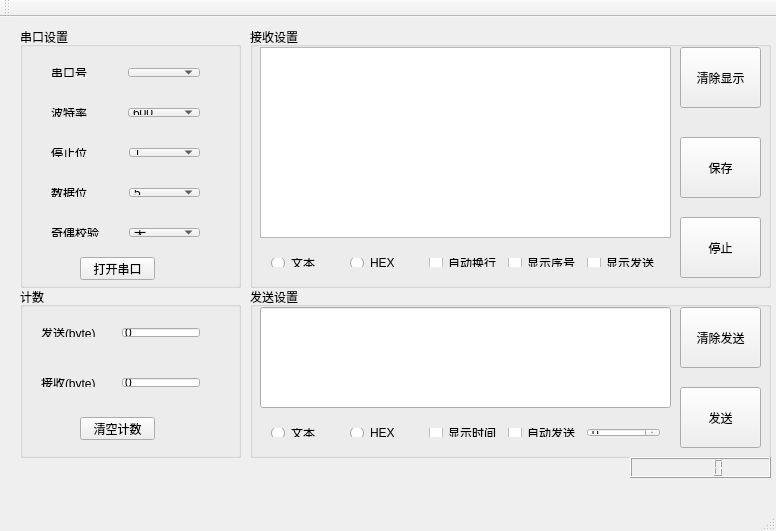
<?xml version="1.0" encoding="UTF-8"?>
<ui version="4.0">
 <class>MainWindow</class>
 <widget class="QMainWindow" name="MainWindow">
  <property name="geometry">
   <rect>
    <x>0</x>
    <y>0</y>
    <width>776</width>
    <height>531</height>
   </rect>
  </property>
  <property name="windowTitle">
   <string>MainWindow</string>
  </property>
  <widget class="QWidget" name="centralWidget">
   <widget class="QGroupBox" name="groupBox">
    <property name="geometry">
     <rect>
      <x>20</x>
      <y>10</y>
      <width>221</width>
      <height>261</height>
     </rect>
    </property>
    <property name="title">
     <string>串口设置</string>
    </property>
    <widget class="QWidget" name="horizontalLayoutWidget">
     <property name="geometry">
      <rect>
       <x>20</x>
       <y>30</y>
       <width>171</width>
       <height>31</height>
      </rect>
     </property>
     <layout class="QHBoxLayout" name="horizontalLayout">
      <item>
       <widget class="QLabel" name="label">
        <property name="text">
         <string>串口号</string>
        </property>
       </widget>
      </item>
      <item>
       <widget class="QComboBox" name="PortBox"/>
      </item>
     </layout>
    </widget>
    <widget class="QWidget" name="horizontalLayoutWidget_2">
     <property name="geometry">
      <rect>
       <x>20</x>
       <y>70</y>
       <width>171</width>
       <height>31</height>
      </rect>
     </property>
     <layout class="QHBoxLayout" name="horizontalLayout_2">
      <item>
       <widget class="QLabel" name="label_2">
        <property name="text">
         <string>波特率     </string>
        </property>
       </widget>
      </item>
      <item>
       <widget class="QComboBox" name="BaudBox">
        <item>
         <property name="text">
          <string>600</string>
         </property>
        </item>
        <item>
         <property name="text">
          <string>1200</string>
         </property>
        </item>
        <item>
         <property name="text">
          <string>1800</string>
         </property>
        </item>
        <item>
         <property name="text">
          <string>2400</string>
         </property>
        </item>
        <item>
         <property name="text">
          <string>4800</string>
         </property>
        </item>
        <item>
         <property name="text">
          <string>9600</string>
         </property>
        </item>
        <item>
         <property name="text">
          <string>14400</string>
         </property>
        </item>
        <item>
         <property name="text">
          <string>19200</string>
         </property>
        </item>
        <item>
         <property name="text">
          <string>38400</string>
         </property>
        </item>
        <item>
         <property name="text">
          <string>56000</string>
         </property>
        </item>
        <item>
         <property name="text">
          <string>57600</string>
         </property>
        </item>
        <item>
         <property name="text">
          <string>76800</string>
         </property>
        </item>
        <item>
         <property name="text">
          <string>115200</string>
         </property>
        </item>
        <item>
         <property name="text">
          <string>128000</string>
         </property>
        </item>
        <item>
         <property name="text">
          <string>256000</string>
         </property>
        </item>
       </widget>
      </item>
     </layout>
    </widget>
    <widget class="QWidget" name="horizontalLayoutWidget_3">
     <property name="geometry">
      <rect>
       <x>20</x>
       <y>110</y>
       <width>171</width>
       <height>31</height>
      </rect>
     </property>
     <layout class="QHBoxLayout" name="horizontalLayout_3">
      <item>
       <widget class="QLabel" name="label_3">
        <property name="text">
         <string>停止位</string>
        </property>
       </widget>
      </item>
      <item>
       <widget class="QComboBox" name="StopBox">
        <item>
         <property name="text">
          <string>1</string>
         </property>
        </item>
        <item>
         <property name="text">
          <string>2</string>
         </property>
        </item>
       </widget>
      </item>
     </layout>
    </widget>
    <widget class="QWidget" name="horizontalLayoutWidget_4">
     <property name="geometry">
      <rect>
       <x>20</x>
       <y>150</y>
       <width>171</width>
       <height>31</height>
      </rect>
     </property>
     <layout class="QHBoxLayout" name="horizontalLayout_4">
      <item>
       <widget class="QLabel" name="label_4">
        <property name="text">
         <string>数据位</string>
        </property>
       </widget>
      </item>
      <item>
       <widget class="QComboBox" name="DataBox">
        <item>
         <property name="text">
          <string>5</string>
         </property>
        </item>
        <item>
         <property name="text">
          <string>6</string>
         </property>
        </item>
        <item>
         <property name="text">
          <string>7</string>
         </property>
        </item>
        <item>
         <property name="text">
          <string>8</string>
         </property>
        </item>
       </widget>
      </item>
     </layout>
    </widget>
    <widget class="QWidget" name="horizontalLayoutWidget_5">
     <property name="geometry">
      <rect>
       <x>20</x>
       <y>190</y>
       <width>171</width>
       <height>31</height>
      </rect>
     </property>
     <layout class="QHBoxLayout" name="horizontalLayout_5">
      <item>
       <widget class="QLabel" name="label_5">
        <property name="text">
         <string>奇偶校验</string>
        </property>
       </widget>
      </item>
      <item>
       <widget class="QComboBox" name="ParityBox">
        <item>
         <property name="text">
          <string>无</string>
         </property>
        </item>
       </widget>
      </item>
     </layout>
    </widget>
    <widget class="QPushButton" name="openButton">
     <property name="geometry">
      <rect>
       <x>60</x>
       <y>230</y>
       <width>75</width>
       <height>23</height>
      </rect>
     </property>
     <property name="text">
      <string>打开串口</string>
     </property>
    </widget>
   </widget>
   <widget class="QGroupBox" name="groupBox_3">
    <property name="geometry">
     <rect>
      <x>250</x>
      <y>270</y>
      <width>521</width>
      <height>171</height>
     </rect>
    </property>
    <property name="title">
     <string>发送设置</string>
    </property>
    <widget class="QLineEdit" name="lineEdit">
     <property name="geometry">
      <rect>
       <x>10</x>
       <y>20</y>
       <width>411</width>
       <height>101</height>
      </rect>
     </property>
    </widget>
    <widget class="QWidget" name="horizontalLayoutWidget_9">
     <property name="geometry">
      <rect>
       <x>10</x>
       <y>130</y>
       <width>411</width>
       <height>31</height>
      </rect>
     </property>
     <layout class="QHBoxLayout" name="horizontalLayout_9">
      <item>
       <widget class="QRadioButton" name="sTextRadio">
        <property name="text">
         <string>文本</string>
        </property>
       </widget>
      </item>
      <item>
       <widget class="QRadioButton" name="sHexRadio">
        <property name="text">
         <string>HEX</string>
        </property>
       </widget>
      </item>
      <item>
       <widget class="QCheckBox" name="showTimeCB">
        <property name="text">
         <string>显示时间</string>
        </property>
       </widget>
      </item>
      <item>
       <widget class="QCheckBox" name="autoSendCB">
        <property name="text">
         <string>自动发送</string>
        </property>
       </widget>
      </item>
      <item>
       <widget class="QSpinBox" name="timeSpinBox"/>
      </item>
     </layout>
    </widget>
    <widget class="QPushButton" name="s_clearButton">
     <property name="geometry">
      <rect>
       <x>430</x>
       <y>20</y>
       <width>81</width>
       <height>61</height>
      </rect>
     </property>
     <property name="text">
      <string>清除发送</string>
     </property>
    </widget>
    <widget class="QPushButton" name="sendButton">
     <property name="geometry">
      <rect>
       <x>430</x>
       <y>100</y>
       <width>81</width>
       <height>61</height>
      </rect>
     </property>
     <property name="text">
      <string>发送</string>
     </property>
    </widget>
   </widget>
   <widget class="QGroupBox" name="groupBox_4">
    <property name="geometry">
     <rect>
      <x>250</x>
      <y>10</y>
      <width>521</width>
      <height>261</height>
     </rect>
    </property>
    <property name="title">
     <string>接收设置</string>
    </property>
    <widget class="QTextBrowser" name="textBrowser">
     <property name="geometry">
      <rect>
       <x>10</x>
       <y>20</y>
       <width>411</width>
       <height>191</height>
      </rect>
     </property>
    </widget>
    <widget class="QWidget" name="horizontalLayoutWidget_6">
     <property name="geometry">
      <rect>
       <x>10</x>
       <y>220</y>
       <width>411</width>
       <height>31</height>
      </rect>
     </property>
     <layout class="QHBoxLayout" name="horizontalLayout_6">
      <item>
       <widget class="QRadioButton" name="rTextRadio">
        <property name="text">
         <string>文本</string>
        </property>
       </widget>
      </item>
      <item>
       <widget class="QRadioButton" name="rHexRadio">
        <property name="text">
         <string>HEX</string>
        </property>
       </widget>
      </item>
      <item>
       <widget class="QCheckBox" name="autoLineCB">
        <property name="text">
         <string>自动换行</string>
        </property>
       </widget>
      </item>
      <item>
       <widget class="QCheckBox" name="showNumCB">
        <property name="text">
         <string>显示序号</string>
        </property>
       </widget>
      </item>
      <item>
       <widget class="QCheckBox" name="reDisplay">
        <property name="text">
         <string>显示发送</string>
        </property>
       </widget>
      </item>
     </layout>
    </widget>
    <widget class="QPushButton" name="r_clearButton">
     <property name="geometry">
      <rect>
       <x>430</x>
       <y>20</y>
       <width>81</width>
       <height>61</height>
      </rect>
     </property>
     <property name="text">
      <string>清除显示</string>
     </property>
    </widget>
    <widget class="QPushButton" name="saveButton">
     <property name="geometry">
      <rect>
       <x>430</x>
       <y>110</y>
       <width>81</width>
       <height>61</height>
      </rect>
     </property>
     <property name="text">
      <string>保存</string>
     </property>
    </widget>
    <widget class="QPushButton" name="recvStopButton">
     <property name="geometry">
      <rect>
       <x>430</x>
       <y>190</y>
       <width>81</width>
       <height>61</height>
      </rect>
     </property>
     <property name="text">
      <string>停止</string>
     </property>
    </widget>
   </widget>
   <widget class="QGroupBox" name="groupBox_2">
    <property name="geometry">
     <rect>
      <x>20</x>
      <y>270</y>
      <width>221</width>
      <height>171</height>
     </rect>
    </property>
    <property name="title">
     <string>计数</string>
    </property>
    <widget class="QPushButton" name="resetCntButton">
     <property name="geometry">
      <rect>
       <x>60</x>
       <y>130</y>
       <width>75</width>
       <height>23</height>
      </rect>
     </property>
     <property name="text">
      <string>清空计数</string>
     </property>
    </widget>
    <widget class="QWidget" name="horizontalLayoutWidget_7">
     <property name="geometry">
      <rect>
       <x>10</x>
       <y>30</y>
       <width>181</width>
       <height>31</height>
      </rect>
     </property>
     <layout class="QHBoxLayout" name="horizontalLayout_7">
      <item>
       <widget class="QLabel" name="label_6">
        <property name="text">
         <string>发送(byte)      </string>
        </property>
       </widget>
      </item>
      <item>
       <widget class="QLineEdit" name="sendCntLineEdit">
        <property name="text">
         <string>0</string>
        </property>
       </widget>
      </item>
     </layout>
    </widget>
    <widget class="QWidget" name="horizontalLayoutWidget_8">
     <property name="geometry">
      <rect>
       <x>10</x>
       <y>80</y>
       <width>181</width>
       <height>31</height>
      </rect>
     </property>
     <layout class="QHBoxLayout" name="horizontalLayout_8">
      <item>
       <widget class="QLabel" name="label_7">
        <property name="text">
         <string>接收(byte)      </string>
        </property>
       </widget>
      </item>
      <item>
       <widget class="QLineEdit" name="recvCntLineEdit">
        <property name="text">
         <string>0</string>
        </property>
       </widget>
      </item>
     </layout>
    </widget>
   </widget>
   <widget class="QLabel" name="portStateLabel">
    <property name="geometry">
     <rect>
      <x>220</x>
      <y>450</y>
      <width>201</width>
      <height>16</height>
     </rect>
    </property>
    <property name="text">
     <string/>
    </property>
   </widget>
   <widget class="QLabel" name="comLabel">
    <property name="geometry">
     <rect>
      <x>20</x>
      <y>450</y>
      <width>221</width>
      <height>16</height>
     </rect>
    </property>
    <property name="text">
     <string/>
    </property>
   </widget>
   <widget class="QLCDNumber" name="lcdNumber">
    <property name="geometry">
     <rect>
      <x>630</x>
      <y>440</y>
      <width>141</width>
      <height>21</height>
     </rect>
    </property>
   </widget>
  </widget>
  <widget class="QMenuBar" name="menuBar">
   <property name="geometry">
    <rect>
     <x>0</x>
     <y>0</y>
     <width>776</width>
     <height>23</height>
    </rect>
   </property>
  </widget>
  <widget class="QToolBar" name="mainToolBar">
   <attribute name="toolBarArea">
    <enum>TopToolBarArea</enum>
   </attribute>
   <attribute name="toolBarBreak">
    <bool>false</bool>
   </attribute>
  </widget>
  <widget class="QStatusBar" name="statusBar"/>
 </widget>
 <layoutdefault spacing="6" margin="11"/>
 <resources/>
 <connections/>
</ui>
